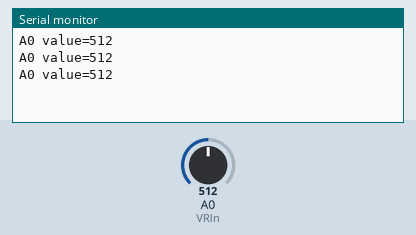
This sketch was run on a simulated Arduino Uno, built with avr-gcc and run on an emulated ATmega328P. Shown: the last lines printed to the serial monitor. The inputs (shaded band) are chosen by the test bench; at power-on: A0 (VRIn) = 512.

Above: at 1.3 s.
1.4 s: A0 (VRIn) set to 716
At 1.9 s:
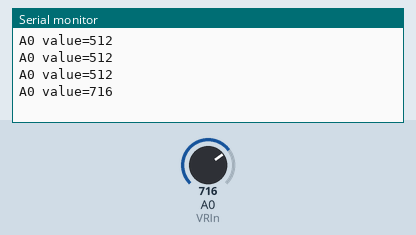
2.9 s: A0 (VRIn) set to 900
At 3.4 s:
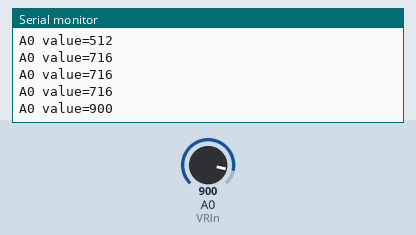
Timing chart, 0 to 5.9 s (numbered marks = the images above; inputs shaded):
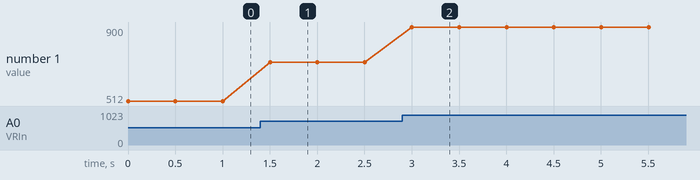

Measured:
- after the input at 1.4 s, the serial monitor: prints a new line after 0.10 s (image 1)
- after the input at 2.9 s, the serial monitor: prints a new line after 0.10 s (image 2)
- plotted number 1: 512 → 716 after the input at 1.4 s, 716 → 900 after the input at 2.9 s

The sketch:

Q3.ino
```cpp
const int VRIn = A0;
int value;

void setup(){
  Serial.begin(9600);
  pinMode(VRIn,INPUT);
}

void loop(){
  value = analogRead(VRIn);

  Serial.print("A0 value=");
  Serial.println(value);

  delay(500);
}
```
